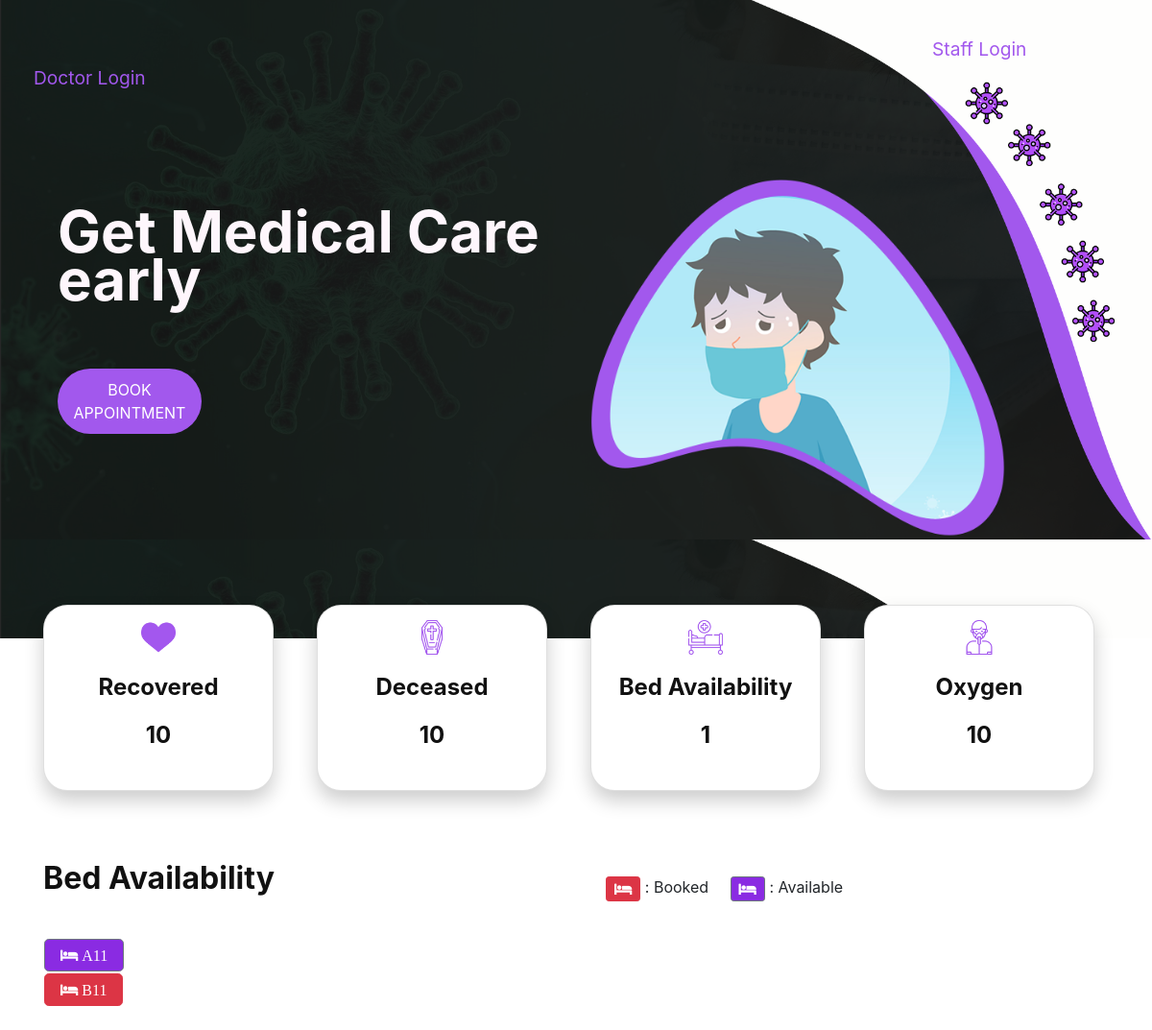
/, run on an earlier commit of the app's database.
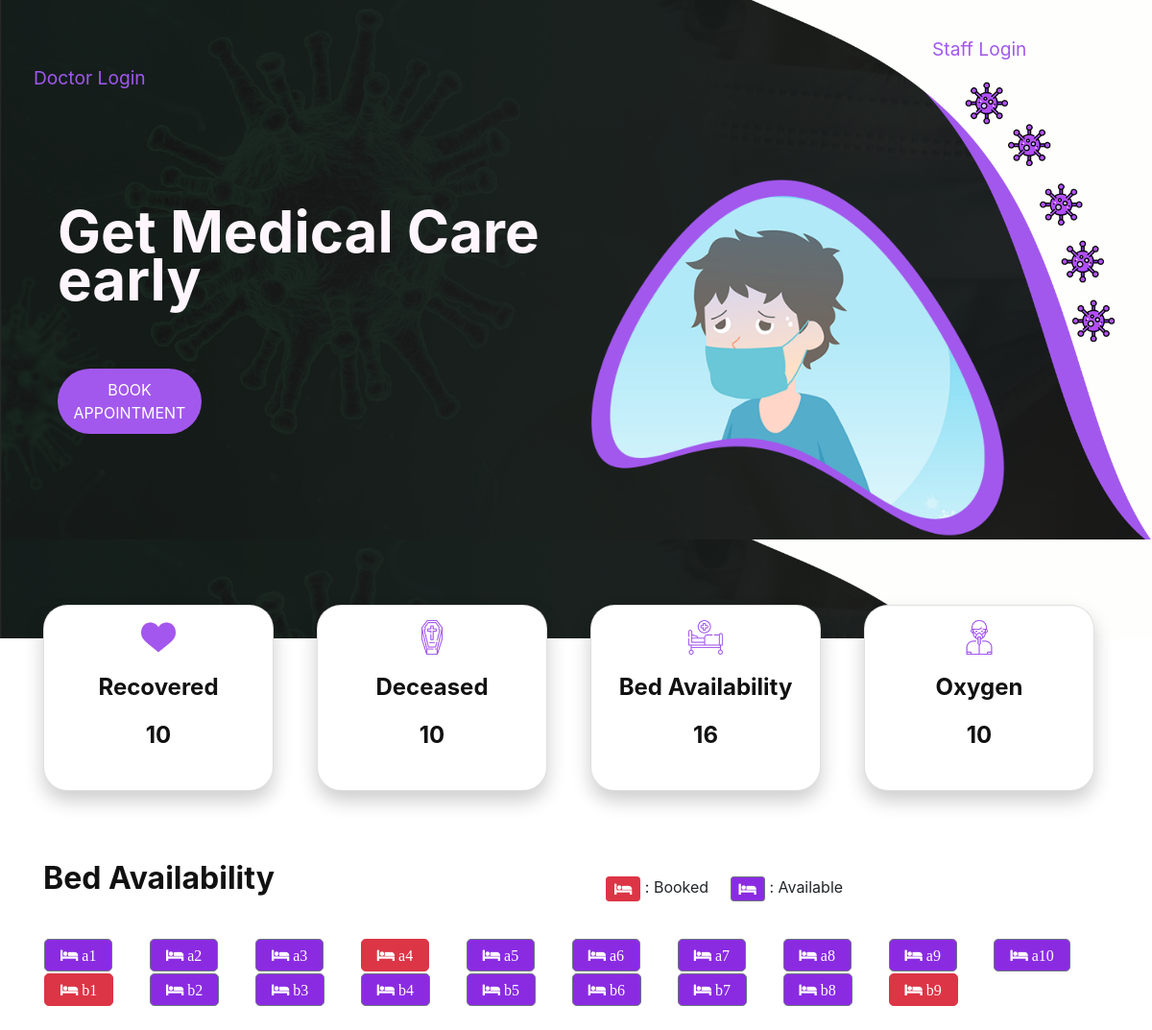
And on a later commit of the database.
### home/models.py (models this page shows, shortened)
class Bed(models.Model):
    bedId = models.AutoField(primary_key=True,max_length=24)
    bedNumber = models.CharField(max_length=5)
    occupied = models.BooleanField(default=False)

### home/views.py (the view, shortened to what this page needs)
# urls.py: 2. Add a URL to urlpatterns:  path('', views.home, name='home')
def home(request):
    beds = Bed.objects.all()
    bedcnt = 0
    for bed in beds:
        if bed.occupied == False:
            bedcnt = bedcnt + 1
    return render(request, 'index.html',{"bedcnt":bedcnt,"beds":beds})

### home/templates/index.html (shortened to what this page needs)
{% load static %}
<!DOCTYPE html>
<html lang="en">
<head>
    <link rel="stylesheet" href="https://stackpath.bootstrapcdn.com/bootstrap/4.1.3/css/bootstrap.min.css">
    <link rel="stylesheet" href="https://use.fontawesome.com/releases/v5.8.1/css/all.css">
    <link  href="{% static 'css/bootstrap.min.css' %}" rel="stylesheet">
    <link href="{% static 'css/style1.css' %}" rel="stylesheet">
    <link  href="{% static 'css/responsive.css' %}" rel="stylesheet">
    <link  href="{% static 'css/jquery.mCustomScrollbar.min.css' %}" rel="stylesheet">
    <link rel="stylesheet" href="https://netdna.bootstrapcdn.com/font-awesome/4.0.3/css/font-awesome.css">
    <link  href="{% static 'css/owl.carousel.min.css' %}" rel="stylesheet">
    <link rel="stylesheet" href="https://cdnjs.cloudflare.com/ajax/libs/fancybox/2.1.5/jquery.fancybox.min.css" media="screen">
    <link rel="stylesheet" href="https://stackpath.bootstrapcdn.com/bootstrap/4.5.0/css/bootstrap.min.css">
    <link rel="stylesheet" href="https://maxcdn.bootstrapcdn.com/font-awesome/4.7.0/css/font-awesome.min.css">
</head>
<body>
    <div class="header_section">
        <div class="container-fluid">
              <div class="main">
                 <div class="logo"><a href=""><img src=""></a></div>
                 <div class="menu_text">
                    <ul>
                       <div class="togle_">
                          <div class="menu_main">
                             <ul>
                                <li><a href="#myModal"data-toggle="modal">Staff Login</a></li>
                                <li><a href="#myModal"data-toggle="modal">Doctor Login</a></li>
                             </ul>
                          </div>
                       </div>
                    </ul>
                 </div>
              </div>
           </div>
     <div class="banner_section layout_padding">
        <div class="container">
           <div id="my_slider" class="carousel slide" data-ride="carousel">
              <div class="carousel-inner">
                 <div class="carousel-item active">
                    <div class="row">
                       <div class="col-md-6">
                          <div class="container">
                             <h1 class="banner_taital">Get Medical Care early</h1>
                             <div class="more_bt"><a href="#">Book Appointment</a></div>
                          </div>
                       </div>
                       <div class="col-md-6">
                          <div class="banner_img"><img src="{% static 'banner-img.png' %}"></div>
                       </div>
                    </div>
                 </div>
              </div>
            </div>
        </div>
     </div>
    </div>
    <div class="container">
        <div class="row">
            <div class="col-sm">
                <div class="card" style="width: 15rem; border-radius: 25px;">
                    <img src="{% static 'heart.png' %}" class="card-img-top" alt="">
                        <div class="card-body">
                            <h5 class="card-title">Recovered</h5>
                                <h5 class="card-title">10</h5>
                        </div>
                </div>
            </div>
            <div class="col-sm">
                <div class="card" style="width: 15rem; border-radius: 25px;">
                    <img src="{% static 'coffin.png'%}" class="card-img-top" alt="">
                        <div class="card-body">
                            <h5 class="card-title">Deceased</h5>
                            <h5 class="card-title">10</h5>
                        </div>
                </div>
            </div>
            <div class="col-sm">
                <div class="card" style="width: 15rem; border-radius: 25px;">
                    <img src="{% static 'hospital-bed.png' %}" class="card-img-top" alt="">
                    <div class="card-body">
                        <h5 class="card-title">Bed Availability</h5>
                        <h5 class="card-title">{{bedcnt}}</h5>
                    </div>
                </div>
            </div>
            <div class="col-sm">
                <div class="card" style="width: 15rem; border-radius: 25px;">
                    <img src="{% static 'oxygenation.png' %}" class="card-img-top" alt="">
                        <div class="card-body">
                            <h5 class="card-title">Oxygen</h5>
                                <h5 class="card-title">10</h5>
                        </div>
                </div>
            </div>
      </div>
	</div>
    <br><br>
        <div class="container my-4">
            <div class="row">
                <div class="col-sm">
                    <h2><b>Bed Availability</b></h2><br>
                </div>
                <div class = "col-sm">
                    <figure class="p-3 mb-0">
                        <button type="button" class="btn btn-danger btn-sm fa fa-bed"></button> : Booked &nbsp;&nbsp;&nbsp;
                        <button type="button" class="btn btn-secondary btn-sm fa fa-bed"
                            style="background-color: blueviolet;"></button> : Available
                    </figure>
                </div>
            </div>
                    <table style="width:100%">
                        <tr rowspan="2">
                            {% for bed in beds%}
                            {% if bed.bedNumber|slice:":1" == 'A' or bed.bedNumber|slice:":1" == 'a' %}
                            {% if bed.occupied == True %}
                            <td><button type="button" class="btn btn-danger btn-lg fa fa-bed"> {{bed.bedNumber}}</button></td>
                            {% else %}
                            <td><button type="button" class="btn btn-secondary btn-lg fa fa-bed" name="bedfalse" style="background-color: blueviolet;"> {{bed.bedNumber}}</button></td>
                            {% endif %}
                            {% endif %}
                            {% endfor %}
                        </tr>
                        <tr rowspan="2">
                            {% for bed in beds%}
                            {% if bed.bedNumber|slice:":1" == 'B' or bed.bedNumber|slice:":1" == 'b' %}
                            {% if bed.occupied == True %}
                            <td><button type="button" class="btn btn-danger btn-lg fa fa-bed">
                                    {{bed.bedNumber}}</button></td>
                            {% else %}
                            <td><button type="button" class="btn btn-secondary btn-lg fa fa-bed"
                                    style="background-color: blueviolet;"> {{bed.bedNumber}}</button></td>
                            {% endif %}
                            {% endif %}
                            {% endfor %}
                        </tr>
                    </table>
        </div>
</body>
</html>

### static/css/style1.css (style rules this page uses)
* { box-sizing: border-box !important; transition: ease all 0.5s; }
html { scroll-behavior: smooth; overflow-x: hidden !important; }
body { color: #666666; font-size: 14px; font-family: Poppins; line-height: 1.80857; font-weight: normal; overflow-x: hidden !important; }
a { color: #1f1f1f; text-decoration: none !important; outline: none !important; -webkit-transition: all .3s ease-in-out; -moz-transition: all .3s ease-in-out; -ms-transition: all .3s ease-in-out; -o-transition: all .3s ease-in-out; transition: all .3s ease-in-out; }
h1, h2, h3, h4, h5, h6 { letter-spacing: 0; font-weight: normal; position: relative; padding: 0 0 10px 0; font-weight: normal; line-height: normal; color: #111111; margin: 0 }
h1 { font-size: 24px }
h2 { font-size: 22px }
h5 { font-size: 14px }
*, *::after, *::before { -webkit-box-sizing: border-box; -moz-box-sizing: border-box; box-sizing: border-box; }
ul, li, ol { margin: 0px; padding: 0px; list-style: none; }
a { color: #222222; text-decoration: none; outline: none !important; }
a, .btn { text-decoration: none !important; outline: none !important; -webkit-transition: all .3s ease-in-out; -moz-transition: all .3s ease-in-out; -ms-transition: all .3s ease-in-out; -o-transition: all .3s ease-in-out; transition: all .3s ease-in-out; }
img { max-width: 100%; height: auto; }
button { border: 0; margin: 0; padding: 0; cursor: pointer; }
.layout_padding { padding-top: 90px; padding-bottom: 0px; }
.header_section { width: 100%; float: left; background-image: url(../banner-bg.png); height: auto; height: auto; padding: 20px 0px; background-size: 100%; }
.logo { width: 80%; float: left; position: relative; }
.menu_main ul { margin: 0px; padding: 0px; }
.menu_main li { font-size: 20px; color: #385a64; float: left; }
.menu_main li a { color: #a258ed; padding-left: 20px; font-size: 1.2rem; }
.banner_section { width: 100%; float: left; padding-bottom: 80px; }
.banner_img { width: 80%; text-align: center; }
.banner_taital { width: 100%; float: left; font-size: 60px; color: #fef6fc; font-weight: bold; line-height: 50px; padding-top: 30px; }
.more_bt { width: 150px; float: left; margin-top: 30px; }
.more_bt a { width: 100%; float: left; font-size: 16px; color: #ffffff; background-color: #a258ed; text-align: center; padding: 10px 0px; border-radius: 40px; text-transform: uppercase; }
.card { margin-top: -35px; border-radius: 50px 50px 50px 50px; text-align: center; box-shadow: 0 10px 20px rgba(0, 0, 0, 0.2); }
.card img { width: 15%; margin: 0 auto; padding-top: 15px; }
.card .card-title { font-weight: 700; font-size: 1.5em; }

What changed in the data, as far as the page shows it:
removed Bed: bedNumber "A11", shown under "Bed Availability"
removed Bed: bedNumber "B11"
added Bed: bedNumber "a1", shown under "Bed Availability"
added Bed: bedNumber "a2", shown under "Bed Availability"
added Bed: bedNumber "a3", shown under "Bed Availability"
added Bed: bedNumber "a4", shown under "Bed Availability"
added Bed: bedNumber "a5", shown under "Bed Availability"
added Bed: bedNumber "a6", shown under "Bed Availability"
added Bed: bedNumber "a7", shown under "Bed Availability"
added Bed: bedNumber "a8", shown under "Bed Availability"
added Bed: bedNumber "a9", shown under "Bed Availability"
added Bed: bedNumber "a10", shown under "Bed Availability"
added Bed: bedNumber "b1"
added Bed: bedNumber "b2"
added Bed: bedNumber "b3"
added Bed: bedNumber "b4"
added Bed: bedNumber "b5"
added Bed: bedNumber "b6"
added Bed: bedNumber "b7"
added Bed: bedNumber "b8"
added Bed: bedNumber "b9"
Also different on the page:
{{ bedcnt }}: "1" → "16"
